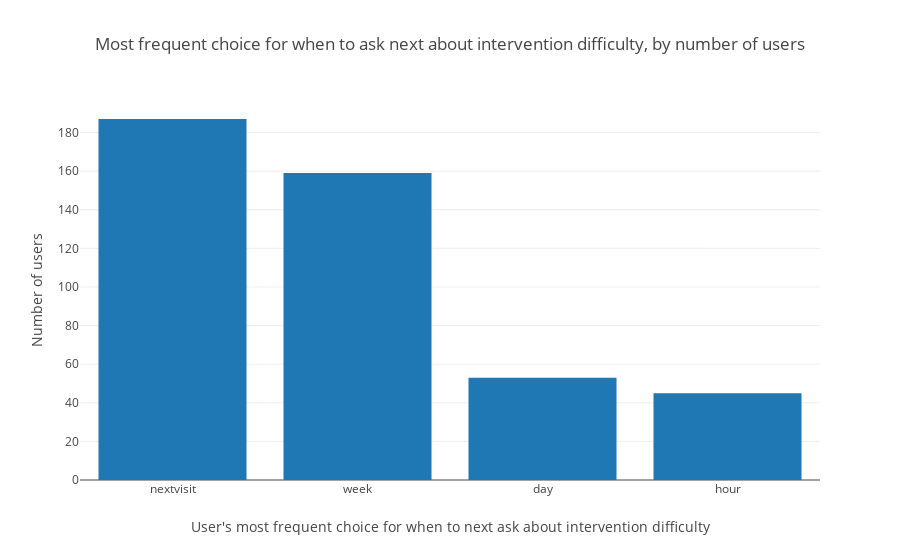

Notebook code cell kept with this figure:
### Code cell
# noexport

plot_survey_choice_counts_user_normalized()

### Figure 1 — Plotly figure (JSON) as saved in the notebook; plotly's stock layout.template omitted (floating-point values rounded to 4 significant figures)
{"data": [{"orientation": "v", "type": "bar", "uid": "6d722334-8963-471c-81ee-efec65855ae7", "x": ["nextvisit", "week", "day", "hour"], "y": [187, 159, 53, 45]}], "layout": {"title": {"text": "Most frequent choice for when to ask next about intervention difficulty, by number of users"}, "xaxis": {"title": {"text": "User's most frequent choice for when to next ask about intervention difficulty"}}, "yaxis": {"title": {"text": "Number of users"}}}}
